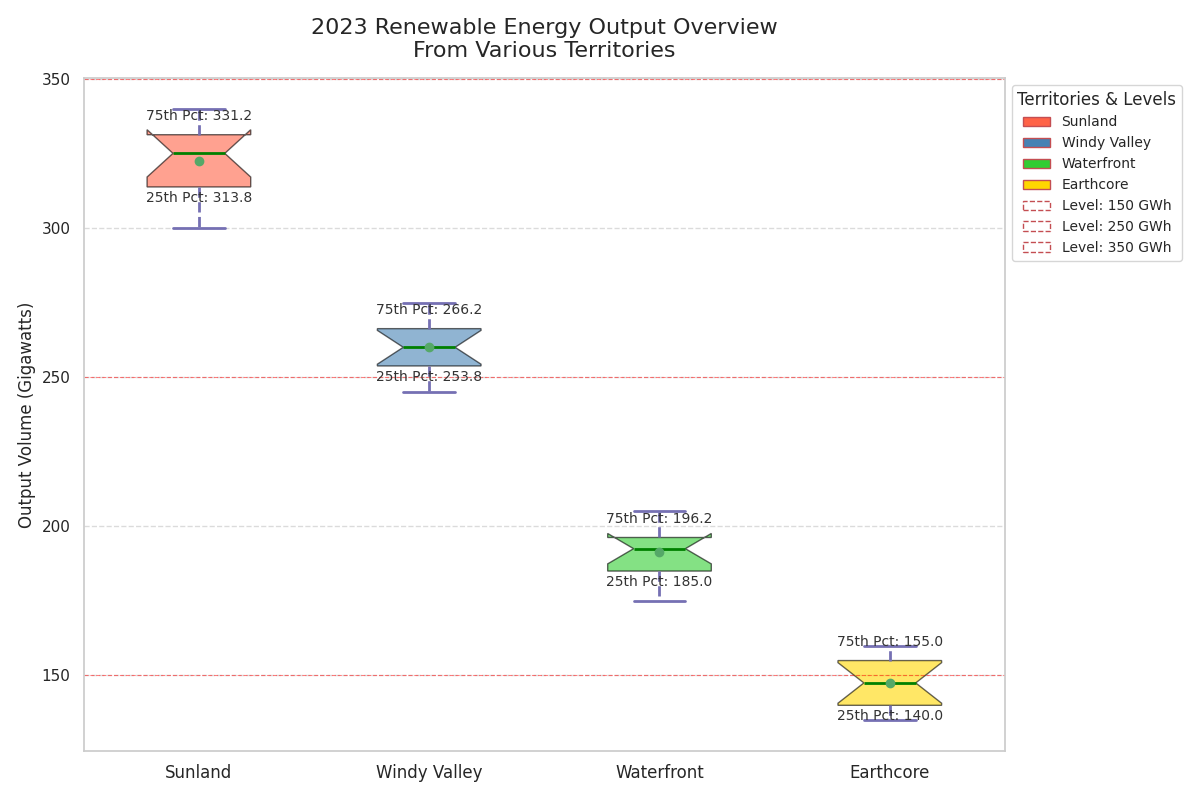

Recreate this plot in Python.
import matplotlib.pyplot as plt
import numpy as np
import matplotlib.ticker as ticker
import seaborn as sns

sns.set_theme(style="whitegrid")

regions = ['Sunland', 'Windy Valley', 'Waterfront', 'Earthcore']
sunland_energy = [320, 300, 310, 305, 315, 330, 335, 325, 340, 330, 325, 335]
windy_valley_energy = [250, 260, 245, 255, 265, 270, 275, 260, 255, 250, 265, 270]
waterfront_energy = [180, 190, 185, 175, 195, 200, 205, 195, 200, 190, 185, 195]
earthcore_energy = [140, 135, 145, 140, 150, 155, 160, 155, 150, 145, 140, 155]

energy_data = [sunland_energy, windy_valley_energy, waterfront_energy, earthcore_energy]

fig, ax = plt.subplots(figsize=(12, 8))

boxplots = ax.boxplot(energy_data, vert=True, patch_artist=True, showmeans=True, notch=True)

# New set of colors
colors = ['#FF6347', '#4682B4', '#32CD32', '#FFD700']
for patch, color in zip(boxplots['boxes'], colors):
    patch.set(facecolor=color, alpha=0.6)

for whisker in boxplots['whiskers']:
    whisker.set(color='#7570b3', linewidth=2, linestyle='--')
for cap in boxplots['caps']:
    cap.set(color='#7570b3', linewidth=2)
for median in boxplots['medians']:
    median.set(color='green', linewidth=2)
for mean in boxplots['means']:
    mean.set(marker='o', color='blue', markersize=6)

for i, region_data in enumerate(energy_data, start=1):
    q1, q3 = np.percentile(region_data, [25, 75])
    ax.text(i, q1 - 5, f"25th Pct: {q1:.1f}", ha='center', fontsize=10, color='#333333')
    ax.text(i, q3 + 5, f"75th Pct: {q3:.1f}", ha='center', fontsize=10, color='#333333')

ax.set_title('2023 Renewable Energy Output Overview\nFrom Various Territories', fontsize=16, pad=15)
ax.set_ylabel('Output Volume (Gigawatts)', fontsize=12)
ax.set_xticks([1, 2, 3, 4])
ax.set_xticklabels(regions, fontsize=12)

ax.yaxis.set_minor_locator(ticker.MultipleLocator(10))
ax.yaxis.grid(True, linestyle='--', alpha=0.7)
ax.xaxis.grid(False)

highlight_levels = [150, 250, 350]
for level in highlight_levels:
    ax.axhline(level, color='red', linestyle='--', linewidth=0.8, alpha=0.5)

from matplotlib.patches import Patch
legend_elements = [Patch(facecolor=color, edgecolor='r', label=region) for color, region in zip(colors, regions)]
legend_elements.extend([Patch(facecolor='none', edgecolor='r', linestyle='--', label=f"Level: {level} GWh") for level in highlight_levels])
ax.legend(handles=legend_elements, loc='upper left', bbox_to_anchor=(1, 1), fontsize=10, title="Territories & Levels")

plt.tight_layout()
plt.show()
